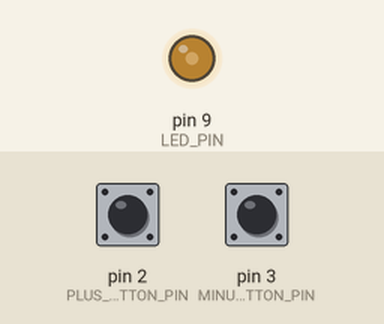
Simulated run of this sketch. Board: Arduino Uno, built with avr-gcc and run on an emulated ATmega328P. On the bench: output pins drawn as LEDs (lit = HIGH). The inputs (shaded band) are chosen by the test bench; at power-on: pin 2 (PLUS_BUTTON_PIN) HIGH, pin 3 (MINUS_BUTTON_PIN) HIGH.

Above: at 1.2 s.
1.3 s: pin 2 (PLUS_BUTTON_PIN) pulled LOW for 0.15 s
At 1.7 s:
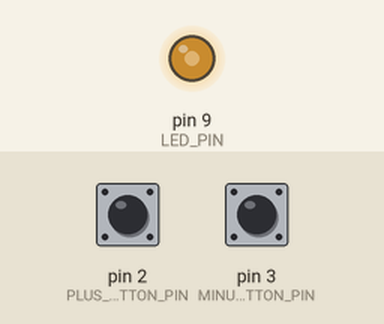
2.9 s: pin 2 (PLUS_BUTTON_PIN) pulled LOW for 1 s
At 4.1 s:
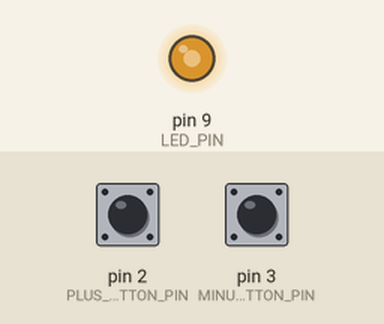
5.4 s: pin 2 (PLUS_BUTTON_PIN) pulled LOW for 0.15 s
At 6.0 s:
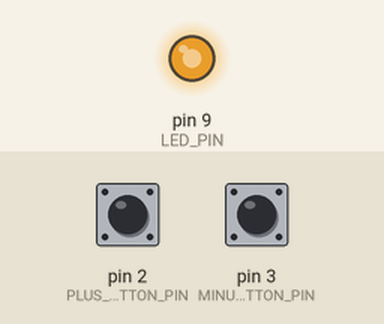
7.0 s: pin 3 (MINUS_BUTTON_PIN) pulled LOW for 0.15 s
At 8.2 s:
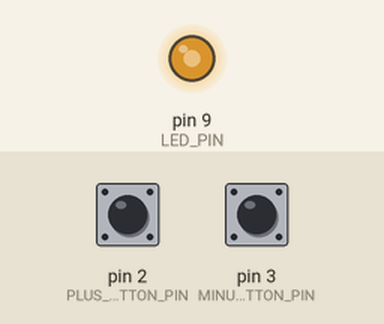
8.6 s: pin 2 (PLUS_BUTTON_PIN) pulled LOW for 3.2 s
At 9.6 s:
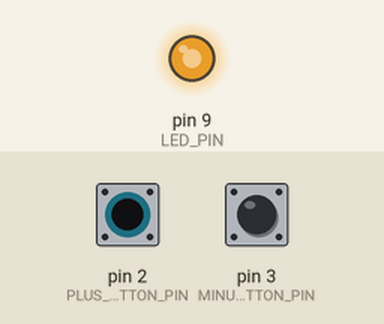
13.3 s: pin 3 (MINUS_BUTTON_PIN) pulsed LOW 5 times (0.12 s each, 0.3 s apart)
At 15.3 s:
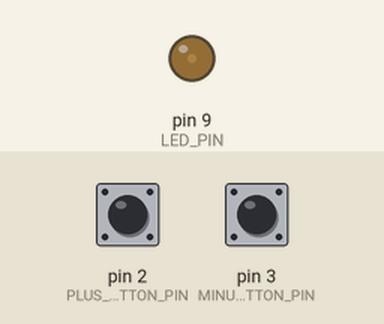
Timing chart, 0 to 16.8 s (numbered marks = the images above; inputs shaded):
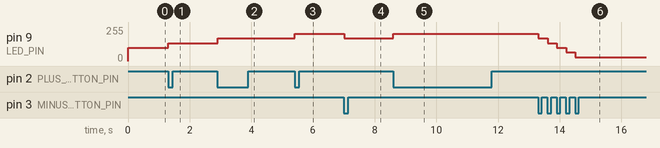

Measured:
- after the input at 1.3 s, pin 9 (LED_PIN): 100/255 → 135/255 at once
- after the input at 2.9 s, pin 9 (LED_PIN): 135/255 → 170/255 at once
- after the input at 5.4 s, pin 9 (LED_PIN): 170/255 → 205/255 at once
- after the input at 7.0 s, pin 9 (LED_PIN): 205/255 → 170/255 at once
- after the input at 8.6 s, pin 9 (LED_PIN): 170/255 → 205/255 at once
- after the input at 13.3 s, pin 9 (LED_PIN): moves from 205/255 to 30/255 over 1.2 s, starting at once

The sketch:

bonus0.ino
```cpp
#include <Arduino.h>

#define PLUS_BUTTON_PIN 2
#define MINUS_BUTTON_PIN 3
#define LED_PIN 9

int brightness = 100;
bool plusUp = true;
bool minusUp = true;

bool handleClick(int buttonPin, boolean wasUp) // убран параметр delta
{
    bool isUp = digitalRead(buttonPin);

    if (wasUp && !isUp)
    {
        delay(10);
        isUp = digitalRead(buttonPin);

        if (!isUp)
        {
            int delta = buttonPin == PLUS_BUTTON_PIN ? 35 : -35; // добавлено условие с определением текущего пина

            brightness = constrain(brightness + delta, 0, 255);
        }
    }

    return isUp;
}

void setup()
{
    pinMode(LED_PIN, OUTPUT);
    pinMode(PLUS_BUTTON_PIN, INPUT_PULLUP);
    pinMode(MINUS_BUTTON_PIN, INPUT_PULLUP);
}

void loop()
{
    analogWrite(LED_PIN, brightness);

    plusUp = handleClick(PLUS_BUTTON_PIN, plusUp);
    minusUp = handleClick(MINUS_BUTTON_PIN, minusUp);
}
/*В функции `handleClick()` параметр `delta` был убран, для определения шага яркости используется условие со сравнением текущего пина.
 */
// https://drive.google.com/file/d/1su4ACf-1ts_LFLugkRU7xlmVvWSnGm6u/view?usp=drive_link
```
